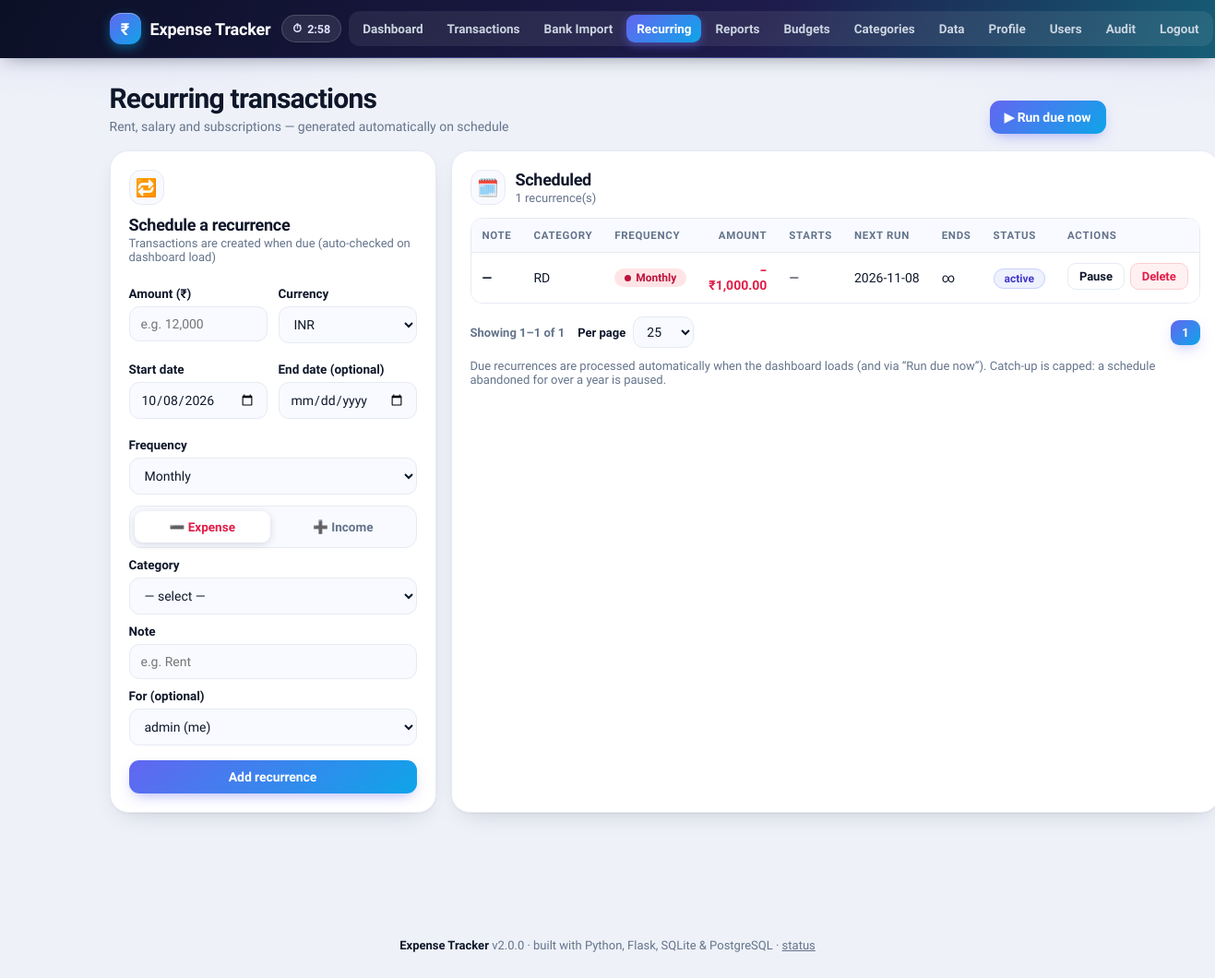
The app's page /recurring (signed in) with its own data.
### tables this page shows
CREATE TABLE recurring_transactions (
    id INTEGER PRIMARY KEY AUTOINCREMENT,
    user_id INTEGER REFERENCES users(id) ON DELETE SET NULL,
    amount INTEGER NOT NULL CHECK (amount > 0),
    type TEXT NOT NULL CHECK (type IN ('income','expense')),
    category_id INTEGER REFERENCES categories(id) ON DELETE SET NULL,
    note TEXT DEFAULT '',
    currency TEXT DEFAULT 'INR',
    orig_amount INTEGER,
    frequency TEXT NOT NULL CHECK (frequency IN ('daily','weekly','monthly','yearly')),
    next_run_date TEXT NOT NULL CHECK (next_run_date = strftime('%Y-%m-%d', next_run_date)),
    start_date TEXT,
    end_date TEXT,
    active INTEGER NOT NULL DEFAULT 1 CHECK (active IN (0,1)),
    last_run_at TEXT,
    created_at TEXT DEFAULT CURRENT_TIMESTAMP
);

CREATE TABLE categories (
            id INTEGER PRIMARY KEY AUTOINCREMENT,
            name TEXT UNIQUE NOT NULL,
            type TEXT NOT NULL CHECK (type IN ('income','expense'))
        , is_savings INTEGER DEFAULT 0);

### app/modules/recurring/controllers.py (the view)
@bp.route("/recurring", methods=["GET", "POST"])
def index():
    db = get_db()
    if request.method == "POST":
        if not g.get("is_admin", False):
            flash("That action requires an admin account.", "error")
            return redirect(url_for("recurring.index"))
        return _save(db)
    total = models.count(db)
    page, per_page, total_pages, offset = paginate(
        total, request.args.get("page"), request.args.get("per_page"))
    return render_template(
        "recurring/list.html",
        items=models.page(db, per_page, offset),
        total=total, page=page, per_page=per_page, total_pages=total_pages,
        start=offset + 1 if total else 0,
        end=min(offset + per_page, total),
        pages=page_window(page, total_pages),
        categories=category_models.all(db),
        owners=auth_models.all_users(db),
        frequencies=FREQUENCIES,
        today=date.today().isoformat(),
        due=models.due_count(db, date.today()),
        username=session.get("user", ""),
    )

### app/db.py (called while the page is built, shortened)
def _sqlite_row_factory(cursor, values):
    fields = [d[0] for d in cursor.description] if cursor.description else []
    return Row(zip(fields, values))

def _ensure_db_dir(db_path):
    parent = os.path.dirname(os.path.abspath(db_path))
    if parent and not os.path.isdir(parent):
        os.makedirs(parent, exist_ok=True)

def resolve_engine(config):
    raw = (config.get("DB_TYPE") or "").strip().lower()
    if raw in ("", "auto"):
        return "pg" if config.get("DATABASE_URL") else "sqlite"

def connect(config):
    engine = resolve_engine(config)
    path = config["EXPENSE_DB"]
    _ensure_db_dir(path)
    raw = sqlite3.connect(path)
    raw.row_factory = _sqlite_row_factory
    raw.execute("PRAGMA foreign_keys = ON")
    return Connection(raw, "sqlite")

def get_db():
    if "db" not in g:
        g.db = connect(current_app.config)
    return g.db

    def __getitem__(self, key):
        if isinstance(key, int):
            return tuple(self.values())[key]
        return super().__getitem__(key)

    def fetchone(self):
        return self._cur.fetchone()

    def fetchall(self):
        return self._cur.fetchall()

    def execute(self, sql, params=()):
        if self.engine == "pg":
            sql = to_pg(sql)
        return _Cursor(self._raw.execute(sql, params))

    def close(self):
        self._raw.close()

### app/helpers.py (called while the page is built)
def from_cents(cents):
    return (cents or 0) / 100.0

def format_inr(value, decimals=2):
    try:
        v = float(value or 0)
    except (ValueError, TypeError):
        return f"0.{'0' * decimals}"
    neg = v < 0
    v = abs(v)
    s = f"{v:.{decimals}f}"
    if "." in s:
        intpart, dec = s.split(".")
    else:
        intpart, dec = s, ""
    if len(intpart) > 3:
        last3 = intpart[-3:]
        rest = intpart[:-3]
        groups = []
        while len(rest) > 2:
            groups.insert(0, rest[-2:])
            rest = rest[:-2]
        if rest:
            groups.insert(0, rest)
        intpart = ",".join(groups) + "," + last3
    out = f"{intpart}.{dec}" if dec else intpart
    return f"-{out}" if neg else out

def page_window(page, total_pages):
    out = []
    for p in range(1, total_pages + 1):
        if p == 1 or p == total_pages or abs(p - page) <= 2:
            out.append(p)
        elif out[-1] is not None:
            out.append(None)
    return out

### app/modules/auth/models.py (called while the page is built)
def get_user(db, username):
    return db.execute("SELECT * FROM users WHERE username=?", (username or "",)).fetchone()

### app/modules/recurring/templates/recurring/list.html (shortened to what this page needs)
{% extends "base.html" %}
{% block content %}
<div class="page-head">
  <div>
    <h1>Recurring transactions</h1>
    <p class="sub">Rent, salary and subscriptions — generated automatically on schedule</p>
  </div>
  {% if is_admin %}
  <form method="post" action="{{ url_for('recurring.run_now') }}">
    <button class="btn primary" type="submit">▶ Run due now{% if due %} ({{ due }}){% endif %}</button>
  </form>
  {% endif %}
</div>
<div class="grid two">
  <section class="panel">
    <div class="panel-head">
      <span class="pic">🔁</span>
      <div><h2>Schedule a recurrence</h2><p>Transactions are created when due (auto-checked on dashboard load)</p></div>
    </div>
    {% if is_admin %}
    <form method="post">
      <div class="row">
        <label>Amount ({{ currency }})<input type="text" inputmode="decimal" class="amount-inr" name="amount" required placeholder="e.g. 12,000" autocomplete="off"></label>
        <label>Currency
          <select name="currency">
            {% for code in currency_codes %}
            <option value="{{ code }}" {% if code == base_currency %}selected{% endif %}>{{ code }}{% if code != base_currency %} → {{ currency }}{% endif %}</option>
            {% endfor %}
          </select>
        </label>
      </div>
      <div class="row">
        <label>Start date<input type="date" name="start_date" value="{{ today }}" required></label>
        <label>End date (optional)<input type="date" name="end_date" placeholder="no end"></label>
      </div>
      <label>Frequency
        <select name="frequency" required>
          {% for f in frequencies %}
          <option value="{{ f }}" {% if f == 'monthly' %}selected{% endif %}>{{ f|capitalize }}</option>
          {% endfor %}
        </select>
      </label>
      <div class="segment" role="radiogroup" aria-label="Type">
        <label><input type="radio" name="type" value="expense" checked> ➖ Expense</label>
        <label><input type="radio" name="type" value="income"> ➕ Income</label>
      </div>
      <label>Category
        <select name="category_id" required>
          <option value="">— select —</option>
        </select>
      </label>
      <label>Note<input type="text" name="note" placeholder="e.g. Rent" maxlength="200"></label>
      <label>For (optional)
        <select name="owner">
          {% for u in owners %}
          <option value="{{ u['id'] }}" {% if u['username']==username|default('') %}selected{% endif %}>{{ u['username'] }}{% if u['username']==username|default('') %} (me){% endif %}</option>
          {% endfor %}
        </select>
      </label>
      <button class="btn primary block" type="submit">Add recurrence</button>
    </form>
    {% else %}
    <p class="hint">View-only access — schedules are managed by admins.</p>
    {% endif %}
  </section>
  <section class="panel">
    <div class="panel-head">
      <span class="pic">🗓️</span>
      <div><h2>Scheduled</h2><p>{{ total }} recurrence(s)</p></div>
    </div>
    <div class="table-wrap"><table>
      <thead><tr><th>Note</th><th>Category</th><th>Frequency</th><th class="num">Amount</th><th>Starts</th><th>Next run</th><th>Ends</th><th>Status</th><th>Actions</th></tr></thead>
      <tbody>
      {% for r in items %}
        {% set ended = r['end_date'] and r['next_run_date'] > r['end_date'] %}
        <tr>
          <td class="cat-name">{{ r['note'] or '—' }}</td>
          <td>{{ r['category_name'] or '(deleted)' }}</td>
          <td><span class="badge {{ r['type'] }}">{{ r['frequency']|capitalize }}</span></td>
          <td class="num {{ r['type'] }}">{{ '+' if r['type']=='income' else '−' }}{{ currency }}{{ (r['amount']|money) }}</td>
          <td style="white-space:nowrap">{{ r['start_date'] or '—' }}</td>
          <td style="white-space:nowrap">{{ r['next_run_date'] }}</td>
          <td style="white-space:nowrap">{{ r['end_date'] or '∞' }}</td>
          <td>{% if ended %}<span class="usage-pill">ended</span>{% elif r['active'] %}<span class="count-pill">active</span>{% else %}<span class="usage-pill">paused</span>{% endif %}</td>
          <td class="actions">
            {% if not ended %}
            {% if r['active'] %}
            <form method="post" action="{{ url_for('recurring.pause', rec_id=r['id']) }}">
              <button class="btn small" type="submit">Pause</button>
            </form>
            {% else %}
            <form method="post" action="{{ url_for('recurring.resume', rec_id=r['id']) }}">
              <input type="hidden" name="csrf_token" value="{{ csrf_token() }}">
              <button class="btn small" type="submit">Resume</button>
            </form>
            {% endif %}
            {% endif %}
            <form method="post" action="{{ url_for('recurring.delete', rec_id=r['id']) }}"
                  onsubmit="return confirm('Delete this recurrence? Generated transactions are kept.')">
              <button class="btn small danger" type="submit">Delete</button>
            </form>
          </td>
        </tr>
      {% else %}
        <tr><td colspan="9" class="empty"><span class="big">🔁</span>No recurring transactions yet.</td></tr>
      {% endfor %}
      </tbody>
    </table></div>
    <div class="pager">
      <span class="pager-info">Showing {{ start }}–{{ end }} of {{ total }}</span>
      <form method="get" action="{{ url_for('recurring.index') }}" class="per-page">
        <label>Per page
          <select name="per_page" onchange="this.form.submit()">
            {% for n in [10, 25, 50, 100] %}
            <option value="{{ n }}" {% if per_page == n %}selected{% endif %}>{{ n }}</option>
            {% endfor %}
          </select>
        </label>
      </form>
      <div class="pager-links">
        {% for p in pages %}
          {% if p %}
          <a class="btn small {% if p == page %}primary{% endif %}" href="{{ url_for('recurring.index', page=p, per_page=per_page) }}">{{ p }}</a>
          {% else %}
          <span class="ellipsis">…</span>
          {% endif %}
        {% endfor %}
      </div>
    </div>
    <p class="hint">Due recurrences are processed automatically when the dashboard loads
      (and via “Run due now”). Catch-up is capped: a schedule abandoned for over a year is paused.</p>
  </section>
</div>
{% endblock %}

### records on screen
recurring_transactions: note "—", name "RD", frequency "Monthly", type "−", currency "₹", amount "1,000.00", r "—", next_run_date "2026-11-08", r "∞", active "active"

### other values on screen
{{ currency }} "₹"
{{ total }} "1"
{{ start }} "1"
{{ end }} "1"
{{ p }} "1"
{{ app_version }} "2.0.0"
form field currency "INR"
form field frequency "Monthly"
form field owner "admin (me)"
form field per_page "25"
